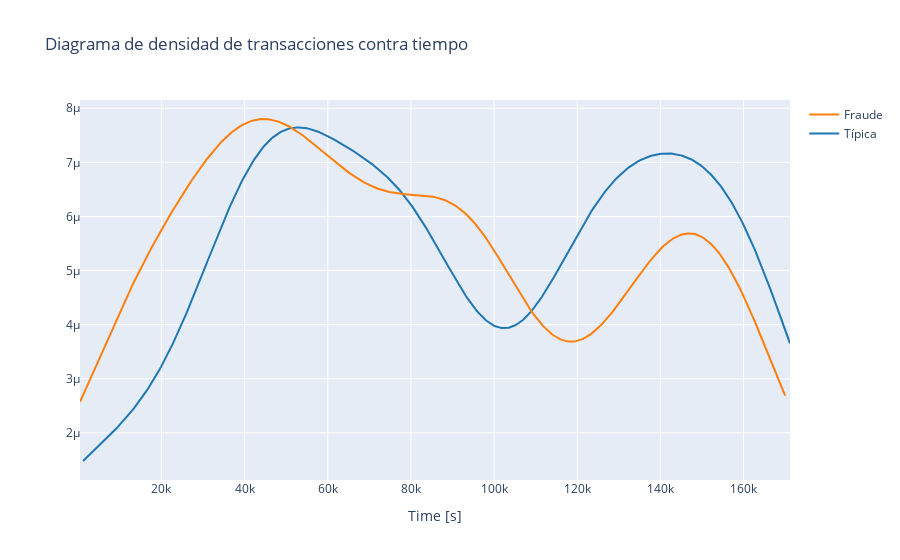

Write notebook code for a chart like this one.
### Code cell
class_0 = data_df.loc[data_df['is_fraud'] == 0]["timestamp"]# trae todos los registros que no son fraudes, pero solo su timestamp
class_1 = data_df.loc[data_df['is_fraud'] == 1]["timestamp"]# trae todos los registros que son fraudes, peor solo su timestamp

hist_data = [class_0, class_1]
group_labels = ['Típica', 'Fraude']

fig = ff.create_distplot(hist_data, group_labels, show_hist=False, show_rug=False)
fig['layout'].update(title='Diagrama de densidad de transacciones contra tiempo', xaxis=dict(title='Time [s]'))
iplot(fig, filename='dist_only')

### Figure 1 — Plotly figure (JSON) as saved in the notebook; plotly's stock layout.template omitted (floating-point values rounded to 4 significant figures; data arrays with more than 128 entries replaced by an {"elided": "..."} marker saying what was removed)
{"data": [{"legendgroup": "Típica", "marker": {"color": "rgb(31, 119, 180)"}, "mode": "lines", "name": "Típica", "showlegend": true, "type": "scatter", "x": {"elided": "500 float values"}, "xaxis": "x", "y": {"elided": "500 float values"}, "yaxis": "y"}, {"legendgroup": "Fraude", "marker": {"color": "rgb(255, 127, 14)"}, "mode": "lines", "name": "Fraude", "showlegend": true, "type": "scatter", "x": {"elided": "500 float values"}, "xaxis": "x", "y": {"elided": "500 float values"}, "yaxis": "y"}], "layout": {"barmode": "overlay", "hovermode": "closest", "legend": {"traceorder": "reversed"}, "title": {"text": "Diagrama de densidad de transacciones contra tiempo"}, "xaxis": {"anchor": "y2", "domain": [0, 1], "title": {"text": "Time [s]"}, "zeroline": false}, "yaxis": {"anchor": "free", "domain": [0, 1], "position": 0}}}
